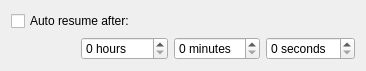
<ui version="4.0" >
 <class>AutoResumeConfig</class>
 <widget class="QWidget" name="AutoResumeConfig" >
  <property name="geometry" >
   <rect>
    <x>0</x>
    <y>0</y>
    <width>366</width>
    <height>64</height>
   </rect>
  </property>
  <property name="windowTitle" >
   <string>Auto Resume Settings</string>
  </property>
  <layout class="QVBoxLayout" name="verticalLayout" >
   <item>
    <widget class="QCheckBox" name="auto_resume" >
     <property name="text" >
      <string>Auto resume after:</string>
     </property>
    </widget>
   </item>
   <item>
    <layout class="QHBoxLayout" name="horizontalLayout" >
     <item>
      <spacer name="horizontalSpacer" >
       <property name="orientation" >
        <enum>Qt::Horizontal</enum>
       </property>
       <property name="sizeHint" stdset="0" >
        <size>
         <width>40</width>
         <height>20</height>
        </size>
       </property>
      </spacer>
     </item>
     <item>
      <widget class="QSpinBox" name="hours" >
       <property name="suffix" >
        <string> hours</string>
       </property>
       <property name="maximum" >
        <number>1000</number>
       </property>
      </widget>
     </item>
     <item>
      <widget class="QSpinBox" name="minutes" >
       <property name="suffix" >
        <string> minutes</string>
       </property>
       <property name="maximum" >
        <number>59</number>
       </property>
      </widget>
     </item>
     <item>
      <widget class="QSpinBox" name="seconds" >
       <property name="suffix" >
        <string> seconds</string>
       </property>
       <property name="maximum" >
        <number>59</number>
       </property>
      </widget>
     </item>
    </layout>
   </item>
  </layout>
 </widget>
 <resources/>
 <connections>
  <connection>
   <sender>auto_resume</sender>
   <signal>toggled(bool)</signal>
   <receiver>hours</receiver>
   <slot>setEnabled(bool)</slot>
   <hints>
    <hint type="sourcelabel" >
     <x>70</x>
     <y>17</y>
    </hint>
    <hint type="destinationlabel" >
     <x>78</x>
     <y>40</y>
    </hint>
   </hints>
  </connection>
  <connection>
   <sender>auto_resume</sender>
   <signal>toggled(bool)</signal>
   <receiver>minutes</receiver>
   <slot>setEnabled(bool)</slot>
   <hints>
    <hint type="sourcelabel" >
     <x>167</x>
     <y>14</y>
    </hint>
    <hint type="destinationlabel" >
     <x>172</x>
     <y>40</y>
    </hint>
   </hints>
  </connection>
  <connection>
   <sender>auto_resume</sender>
   <signal>toggled(bool)</signal>
   <receiver>seconds</receiver>
   <slot>setEnabled(bool)</slot>
   <hints>
    <hint type="sourcelabel" >
     <x>261</x>
     <y>14</y>
    </hint>
    <hint type="destinationlabel" >
     <x>275</x>
     <y>57</y>
    </hint>
   </hints>
  </connection>
 </connections>
</ui>
